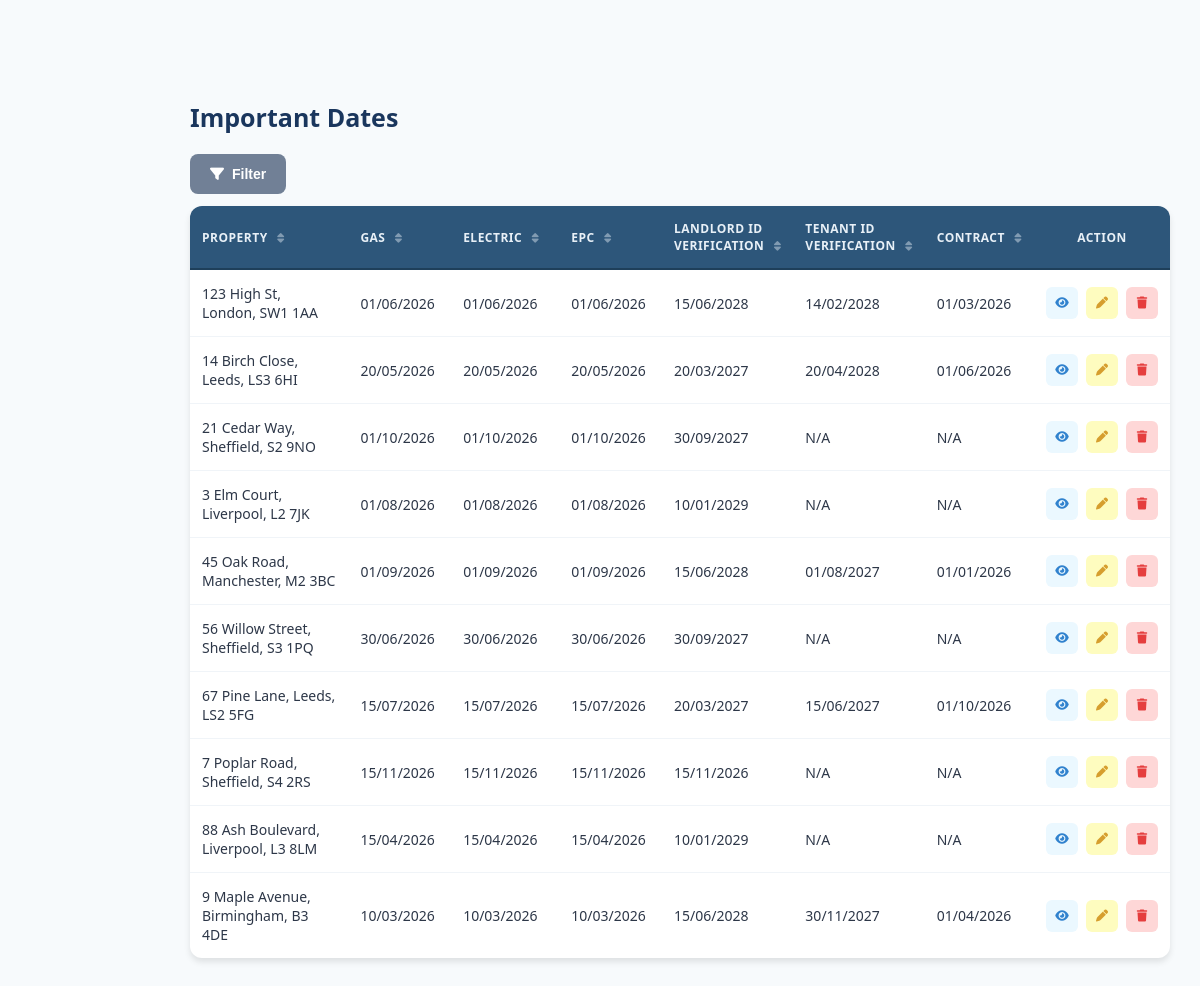
Before: /important-dates.php (signed in) with the older database file.
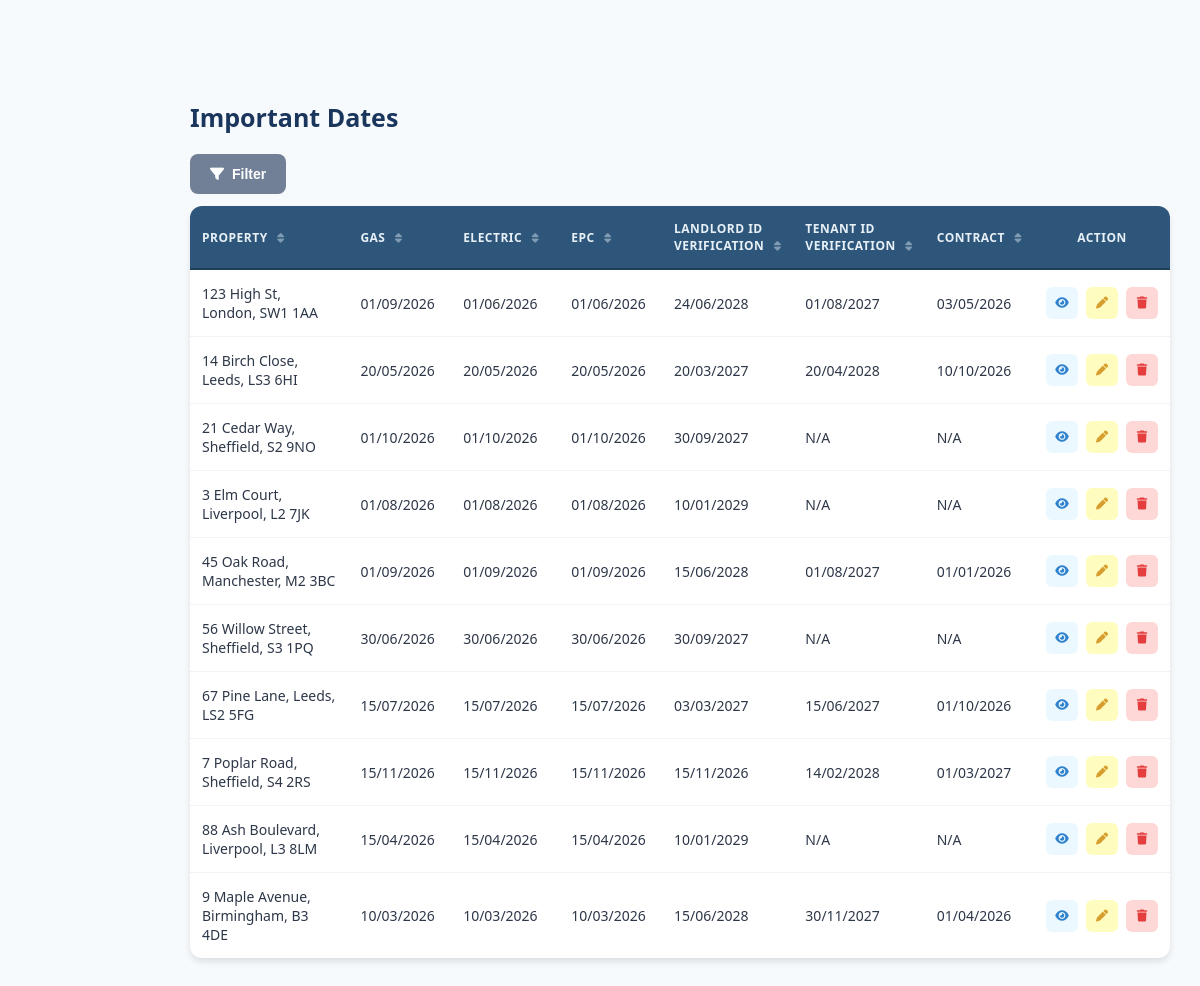
After: the same page with the newer database file.
### tables this page shows
CREATE TABLE properties (
    property_id INTEGER PRIMARY KEY AUTOINCREMENT,
    property_address TEXT NOT NULL,
    property_type TEXT NOT NULL,
    monthly_rent REAL NOT NULL,
    landlord_id INTEGER NOT NULL,
    gas_cert_due TEXT NOT NULL,
    electric_cert_due TEXT NOT NULL,
    epc_due_date TEXT NOT NULL,
    landlord_id_expiry_date TEXT NOT NULL,
    room_count INTEGER NOT NULL,
    bathroom_count INTEGER NOT NULL,
    epc_rating TEXT NOT NULL,
    has_garden INTEGER NOT NULL,
    allowed_pets INTEGER NOT NULL,
    council_band TEXT NOT NULL,
    archived INTEGER NOT NULL,
    date_archived TEXT
);

CREATE TABLE "tenants" (
	"tenant_id"	INTEGER,
	"name"	TEXT NOT NULL,
	"phone"	TEXT NOT NULL,
	"email"	TEXT NOT NULL,
	"id_type"	TEXT NOT NULL,
	"id_number"	TEXT NOT NULL,
	"id_expiry_date"	TEXT NOT NULL,
	"archived"	INTEGER NOT NULL,
	"date_archived"	TEXT, contact_method TEXT,
	PRIMARY KEY("tenant_id" AUTOINCREMENT)
);

### important-dates.php (the view, shortened to what the changed rows need)
<?php
$dbPath = __DIR__ . '/database.db';
try {
    $pdo = new PDO('sqlite:' . $dbPath);
    $pdo->setAttribute(PDO::ATTR_ERRMODE, PDO::ERRMODE_EXCEPTION);
} catch (PDOException $e) {
    die('DB connection failed: ' . $e->getMessage());
}
$stmt = $pdo->query("
    SELECT
        p.property_id,
        p.property_address,
        p.gas_cert_due,
        p.electric_cert_due,
        p.epc_due_date,
        p.landlord_id_expiry_date AS landlord_id_expiry,
        t.id_expiry_date AS tenant_id_expiry,
        c.contract_end
    FROM properties p
    LEFT JOIN contracts c ON c.contract_id = (
        SELECT c2.contract_id
        FROM contracts c2
        WHERE c2.property_id = p.property_id
        ORDER BY c2.contract_end DESC
        LIMIT 1
    )
    LEFT JOIN tenants t ON t.tenant_id = c.tenant_id
    WHERE p.archived = 0
    ORDER BY p.property_address
");
$importantDates = $stmt->fetchAll(PDO::FETCH_ASSOC);
function formatDateValue($date) {
    if (empty($date)) {
        return 'N/A';
    }
    $timestamp = strtotime($date);
    return date('d/m/Y', $timestamp);
}
?>
<!DOCTYPE html>
<html lang="en">
<head>
    <link rel="stylesheet" href="https://cdnjs.cloudflare.com/ajax/libs/font-awesome/6.5.1/css/all.min.css">
    <link rel="stylesheet" href="style.css">
    <link rel="stylesheet" href="tables.css">
</head>
<body onload="CallNavbar(); loadModals();">
    <main class="main-content">
        <h1 class="page-title">Important Dates</h1>
        <div class="main-container">
            <div class="controls-row">
            <div class="table-container">
                <div class="table-wrapper">
                    <table id="importantDatesTable">
                        <thead>
                            <tr>
                                <th class="sortable col-property" onclick="sortTable('property', this)">
                                    Property <i class="fa-solid fa-sort sort-icon"></i>
                                </th>
                                <th class="sortable col-gas" onclick="sortTable('gas', this)">
                                    Gas <i class="fa-solid fa-sort sort-icon"></i>
                                </th>
                                <th class="sortable col-electric" onclick="sortTable('electric', this)">
                                    Electric <i class="fa-solid fa-sort sort-icon"></i>
                                </th>
                                <th class="sortable col-epc" onclick="sortTable('epc', this)">
                                    EPC <i class="fa-solid fa-sort sort-icon"></i>
                                </th>
                                <th class="sortable col-idlandlord" onclick="sortTable('idlandlord', this)">
                                    Landlord Id <br>Verification <i class="fa-solid fa-sort sort-icon"></i>
                                </th>
                                <th class="sortable col-idtenant" onclick="sortTable('idtenant', this)">
                                    Tenant Id <br>Verification <i class="fa-solid fa-sort sort-icon"></i>
                                </th>
                                <th class="sortable col-contract" onclick="sortTable('contract', this)">
                                    Contract <i class="fa-solid fa-sort sort-icon"></i>
                                </th>
                                <th class="col-action">Action</th>
                            </tr>
                        </thead>
                        <tbody id="tableBody">
<?php foreach ($importantDates as $row): ?>
                            <tr
                                data-property="<?= strtolower(htmlspecialchars($row['property_address'] ?? '')) ?>"
                                data-gas="<?= htmlspecialchars($row['gas_cert_due'] ?? '') ?>"
                                data-electric="<?= htmlspecialchars($row['electric_cert_due'] ?? '') ?>"
                                data-epc="<?= htmlspecialchars($row['epc_due_date'] ?? '') ?>"
                                data-idlandlord="<?= htmlspecialchars($row['landlord_id_expiry'] ?? '') ?>"
                                data-idtenant="<?= htmlspecialchars($row['tenant_id_expiry'] ?? '') ?>"
                                data-contract="<?= htmlspecialchars($row['contract_end'] ?? '') ?>"
                            >
                                <td class="property-name"><?= htmlspecialchars($row['property_address'] ?? 'N/A') ?></td>
                                <td class="gas-date"><?= htmlspecialchars(formatDateValue($row['gas_cert_due'] ?? null)) ?></td>
                                <td class="electric-date"><?= htmlspecialchars(formatDateValue($row['electric_cert_due'] ?? null)) ?></td>
                                <td class="epc-date"><?= htmlspecialchars(formatDateValue($row['epc_due_date'] ?? null)) ?></td>
                                <td class="landlord-id-ver"><?= htmlspecialchars(formatDateValue($row['landlord_id_expiry'] ?? null)) ?></td>
                                <td class="tenant-id-ver"><?= htmlspecialchars(formatDateValue($row['tenant_id_expiry'] ?? null)) ?></td>
                                <td class="contract-enddate"><?= htmlspecialchars(formatDateValue($row['contract_end'] ?? null)) ?></td>
                                <td>
                                    <div class="action-buttons">
                                        <button class="action-btn action-btn-view" title="View" onclick="actionbtn.viewImportantDate(this)">
                                            <i class="fa-solid fa-eye"></i>
                                        </button>
                                        <?php if (in_array($_SESSION['role'], ['admin', 'agent'])): ?>
                                        <button class="action-btn action-btn-edit" title="Edit" onclick="editImportantDate(this)">
                                            <i class="fa-solid fa-pen"></i>
                                        </button>
                                        <?php endif; ?>
                                        <?php if ($_SESSION['role'] === 'admin'): ?>
                                        <button class="action-btn action-btn-delete" title="Delete" onclick="deleteImportantDate(this)">
                                            <i class="fa-solid fa-trash"></i>
                                        </button>
                                        <?php endif; ?>
                                    </div>
                                </td>
                            </tr>
<?php endforeach; ?>
                        </tbody>
                    </table>
                </div>
            </div>
        </div>
    </main>
</body>
</html>

Changed rows visible on the page:
changed properties "123 High St, London, SW1 1AA": gas_cert_due "01/06/2026" → "01/09/2026"; landlord_id_expiry_date "15/06/2028" → "24/06/2028"; tenants.id_expiry_date "14/02/2028" → "01/08/2027"; contract_end "01/03/2026" → "03/05/2026"
changed properties "14 Birch Close, Leeds, LS3 6HI": contract_end "01/06/2026" → "10/10/2026"
changed properties "67 Pine Lane, Leeds, LS2 5FG": landlord_id_expiry_date "20/03/2027" → "03/03/2027"
computed for properties "7 Poplar Road, Sheffield, S4 2RS": tenants.id_expiry_date "N/A" → "14/02/2028"; contract_end "N/A" → "01/03/2027"
